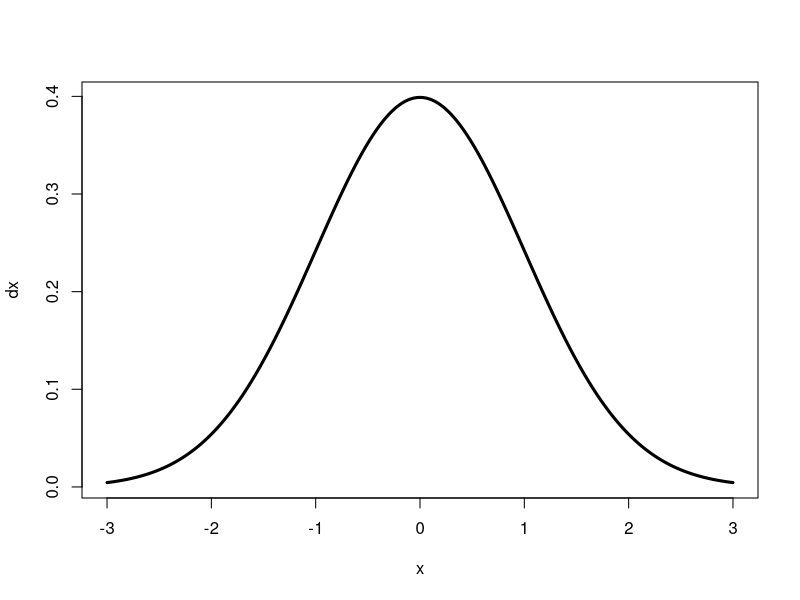
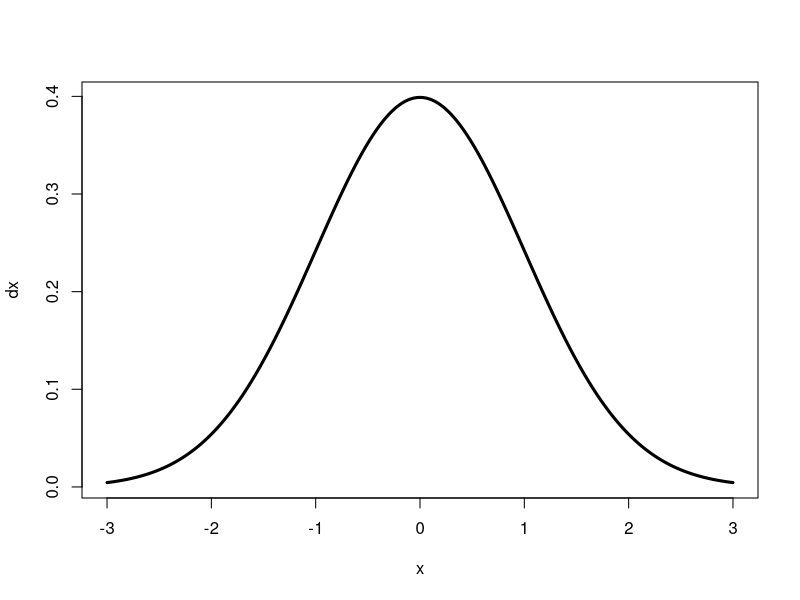
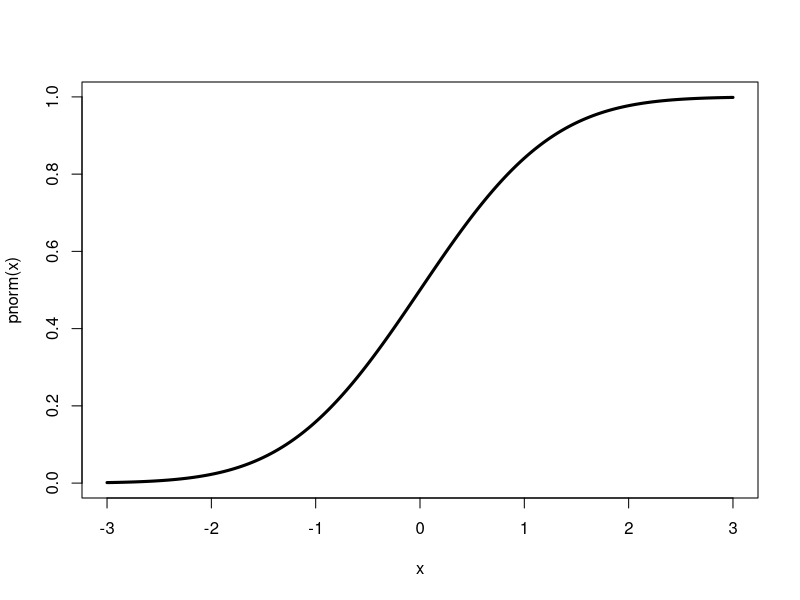
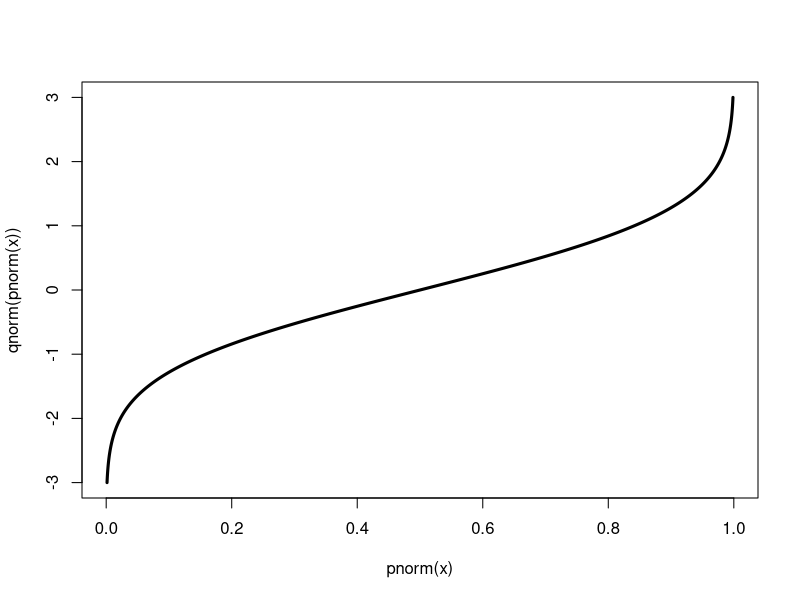

The R source for these figures, in order:
## ---- chunk 1
#| lst-label: lst-default
#| lst-cap: Default settings
head(cars)
## ---- chunk 2
#| echo: false
#| lst-label: lst-echoF
#| lst-cap: Echo FALSE
head(cars)
## ---- chunk 3
#| label: fig-normal
#| fig-cap: A normal distribution
x = seq(-3,3, length.out = 10000)
dx = dnorm(x)
plot(x, dx, type = "l", cex = 2, lwd = 3)
## ---- chunk 4
#| layout-ncol: 3
#| label: fig-normalProperties
#| fig-cap: Normal distribution
#| fig-subcap:
#|   - "Density"
#|   - "Cumulative"
#|   - "Quantile"
plot(x, dx, type = "l", cex = 2, lwd = 3)
plot(x, pnorm(x), type = "l", cex = 2, lwd = 3)
plot( pnorm(x),qnorm( pnorm(x)), type = "l", cex = 2, lwd = 3)
